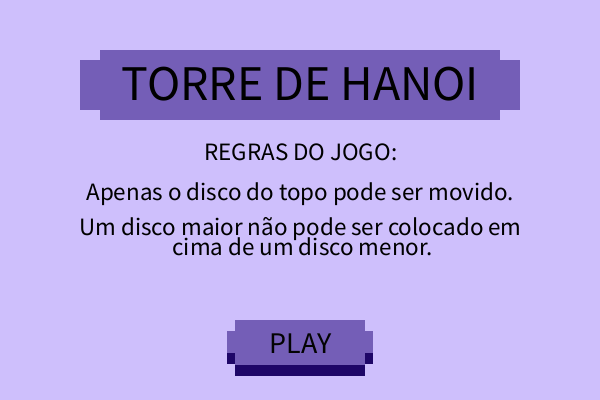
Frame 1 (no input)
Frame 60 (the mouse pressed at the canvas centre just before this capture): identical to frame 1, image omitted
Frame 120 (the mouse held since frame 60 and released just before this capture): identical to frame 1, image omitted

The Processing sketch that drew this single still picture (run headless with seeded random() and noise(); from frame 60 on, the mouse is pressed at the canvas centre):

// Processing sketch: torreHanoi
// ── torreHanoi.pde
import java.util.Stack;

int numDiscos = 5;
int h = 35;
int tPosY = 60;
int posX1 = 150;
int posX2 = 300;
int posX3 = 450;

Stack<Discos> torre1;
Stack<Discos> torre2;
Stack<Discos> torre3;

boolean escolha;
Discos buffer;

Botao restart;
Botao exitb;
Botao play;

boolean mostrarTelaInicial = true;  // Variável de estado para controlar a tela inicial

void setup() {
  size(600, 400);

  torre1 = iniciarTorre();
  torre2 = new Stack<Discos>();
  torre3 = new Stack<Discos>();

  escolha = false;
  
  restart = new Botao(width/2+80, height-80, 130, 45, #745EB7, #1E0667, "RESTART", #030303, 30);
  exitb = new Botao(width/2-200, height-80, 130, 45, #745EB7, #1E0667, "EXIT", #030303, 30);
  play = new Botao(width/2-130/2, height-80, 130, 45, #745EB7, #1E0667, "PLAY", #030303, 30);
  
}

void draw() {
  background(#CEBFFC);
  noStroke();
  
  if (mostrarTelaInicial) {
    // Exibir a tela inicial
    play.Show();
    play.Selecionado();

    if (play.pressed) {
      mostrarTelaInicial = false;  // Troca para a tela do jogo
      play.pressed = false; // Redefine o estado do botão play
    }

    // Texto
    textSize(50);
    textAlign(CENTER);
    fill(#745EB7);
    rect(width/2-200, 50, 400, 70);
    rect(width/2-220, 60, 440, 50);
    fill(0,0,0);
    text("TORRE DE HANOI", width/2, 100);

    fill(0, 0, 0);
    textSize(25);
    text("REGRAS DO JOGO:", width/2, 160);
    text("Apenas o disco do topo pode ser movido.", width/2, 200);
    text("Um disco maior não pode ser colocado em", width/2, 235);
    text(" cima de um disco menor.", width/2, 255);
  } else {
    // Exibir o jogo
    fill(0, 0, 0);
    rect(posX1, tPosY, 15, 220);
    rect(posX2, tPosY, 15, 220);
    rect(posX3, tPosY, 15, 220);

    rect(50, 280, 500, 15);

    mostrarTorre(torre1, posX1);
    mostrarTorre(torre2, posX2);
    mostrarTorre(torre3, posX3);

    selecionado(torre1);
    selecionado(torre2);
    selecionado(torre3);

    if (escolha) {
      buffer.atualizaDisco(mouseX, mouseY);
      buffer.mostraDiscos();

      selecionarTorre(torre1, posX1);
      selecionarTorre(torre2, posX2);
      selecionarTorre(torre3, posX3);
    }

    restart.Show();
    restart.Selecionado();

    exitb.Show();
    exitb.Selecionado();

    if (restart.pressed) {
      limparTorre(torre1);
      limparTorre(torre2);
      limparTorre(torre3);
      buffer = null;
      escolha = false;

      torre1 = iniciarTorre();

      restart.pressed = false;
    }

    if (exitb.pressed) {
      exit();
    }
  }
}

void mostrarTorre(Stack<Discos> torre, int posX) {
  int i = 0;

  for (Discos discos : torre) {
    discos.atualizaDisco(posX + 5, 262 - i);
    discos.mostraDiscos();

    i = i + 35;
  }
}

void selecionado(Stack<Discos> torre) {
  if (!torre.empty()) {
    Discos ultimo = torre.peek();

    if ((mouseX >= ultimo.posX-ultimo.l/2 && mouseX <= ultimo.posX+ultimo.l/2) && (mouseY >= ultimo.posY-ultimo.h/2 && mouseY <= ultimo.posY+ultimo.h/2)) {
      if (mousePressed  && escolha == false) {
        buffer = torre.pop();
        escolha = true;
      }
    }
  }
}

void selecionarTorre(Stack<Discos> torre, int posX) {

  if ((mouseX >= posX-30 && mouseX <= posX+40) && (mouseY >= tPosY-30 && mouseY <= tPosY+25)) {
    fill(#866827);

    if (!torre.empty()) {
      Discos ultimo = torre.peek();

      if (mousePressed && ultimo.l > buffer.l) {
        torre.push(buffer);
        escolha = false;
      }
    } else {
      if (mousePressed) {
        torre.push(buffer);
        escolha = false;
      }
    }
  }
}

Stack<Discos> iniciarTorre() {
  Stack<Discos> torre = new Stack<Discos>();

  for (int i = 0; i < numDiscos; i++) {
    Discos newDiscos = new Discos((int)random(80, 150), h, color(0, 0, random(255)));

    torre.push(newDiscos);
  }

  return torre;
}

void limparTorre(Stack<Discos> torre) {
  while (!torre.empty()) {
    torre.pop();
  }
}

// ── Botao.pde
class Botao {
  int x, y, l, h;
  color cor, corAtual;
  color sombra, sombraAtual;
  String texto;
  color corTexto, corTextoAtual;
  color corHightLight = 0, sombraHightLight = 225, corTextoHightLight = 255;
  int textoSize;
  boolean pressed;

  Botao(int x, int y, int l, int h, color cor, color sombra, String texto, color corTexto, int textoSize) {
    this.x = x;
    this.y = y;
    this.l = l;
    this.h = h;
    this.cor = cor;
    this.corAtual = cor;
    this.sombra = sombra;
    this.sombraAtual = sombra;
    this.texto = texto;
    this.corTexto = corTexto;
    this.corTextoAtual = corTexto;
    this.textoSize = textoSize;
    this.pressed = false;
  }

  void Show() {
    
    // Sombra do botao
    fill(sombraAtual);
    rect(x, y+h/4, l, h);
    rect(x+l, y+h/2, l/16, h/2);
    rect(x-l/16, y+h/2, l/16, h/2);

    // Botao
    fill(corAtual);
    rect(x, y, l, h);
    rect(x+l, y+h/4, l/16, h/2);
    rect(x-l/16, y+h/4, l/16, h/2);

    // Texto
    textAlign(CENTER);
    //textFont(fonte, 50);
    fill(corTextoAtual);
    textSize(textoSize);
    text(texto, x+l/2, y+h/2+h/4);
  }

  void Selecionado() { 
    // Botao selecionado
    // Verifica se o mouse está em cima do botao
    if ((mouseX >= x && mouseX <= x+l) && (mouseY >= y && mouseY <= y+h)) {
      corAtual = corHightLight;
      sombraAtual = sombraHightLight;
      corTextoAtual = corTextoHightLight;
      
      if(mousePressed) {
        pressed = true;
      } 
    } else {
      corAtual = cor;
      sombraAtual = sombra;
      corTextoAtual = corTexto;
    }
  }
}

// ── Discos.pde
class Discos {

  int l, h;
  int posX, posY;
  color cor;

  Discos (int l, int h, color cor) {
    this.l = l;
    this.h = h;
    this.cor = cor;
  }

  void mostraDiscos() {
    fill(cor);
    rect(posX - l/2, posY - h/2, l, h);
  }
  
  void atualizaDisco(int posX, int posY) {
    this.posX = posX;
    this.posY = posY;
  }
}
